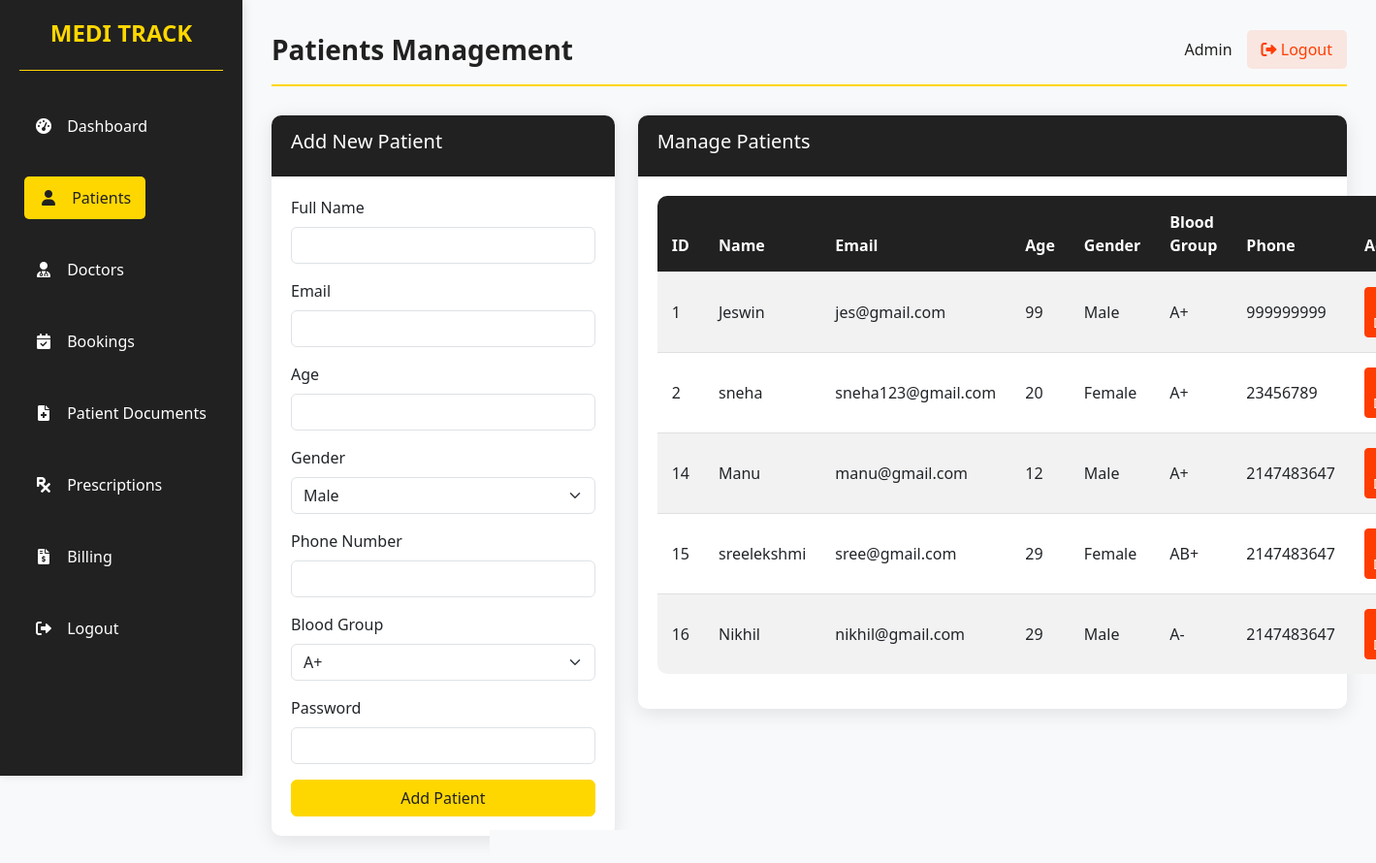
The page /admin_patient.php (signed in) on the database its author committed.
### tables this page shows
CREATE TABLE `register` (
  `Patient_id` int(20) NOT NULL,
  `Name` varchar(20) NOT NULL,
  `Email` varchar(50) NOT NULL,
  `Age` int(20) NOT NULL,
  `Gender` varchar(20) NOT NULL,
  `Phone_no` int(20) NOT NULL,
  `Blood_group` varchar(5) NOT NULL,
  `Password` varchar(225) NOT NULL,
  `Photo` blob NOT NULL,
  `Documents` varchar(25) NOT NULL
);

### admin_patient.php (the view, shortened to what this page needs)
<?php
include 'database.php';
$stmt = $conn->prepare("SELECT * FROM register");
$stmt->execute();
$result = $stmt->get_result();
$patients = $result->fetch_all(MYSQLI_ASSOC);
?>
<!DOCTYPE html>
<html lang="en">
<head>
    <link rel="stylesheet" href="https://cdn.jsdelivr.net/npm/bootstrap@5.3.0/dist/css/bootstrap.min.css">
    <link rel="stylesheet" href="https://cdnjs.cloudflare.com/ajax/libs/font-awesome/6.0.0-beta3/css/all.min.css">
</head>
<body>
    <div class="container">
        <div class="sidebar">
            <div class="logo">
                <h2>MEDI TRACK </h2>
            </div>
            <ul class="nav">
                <li>
                    <a href="admin_dashboard.php">
                        <i class="fas fa-tachometer-alt"></i>
                        <span>Dashboard</span>
                    </a>
                </li>
                <li>
                    <a href="admin_patient.php" class="active">
                        <i class="fas fa-user"></i>
                        <span>Patients</span>
                    </a>
                </li>
                <li>
                    <a href="admin_doctors.php">
                        <i class="fas fa-user-md"></i>
                        <span>Doctors</span>
                    </a>
                </li>
                <li>
                    <a href="admin_bookings.php">
                        <i class="fas fa-calendar-check"></i>
                        <span>Bookings</span>
                    </a>
                </li>
                <li>
                    <a href="admin_patientdocuments.php">
                        <i class="fas fa-file-medical"></i>
                        <span>Patient Documents</span>
                    </a>
                </li>
                <li>
                    <a href="admin_prescriptions.php">
                        <i class="fas fa-prescription"></i>
                        <span>Prescriptions</span>
                    </a>
                </li>
                <li>
                    <a href="admin_billing.php">
                        <i class="fas fa-file-invoice-dollar"></i>
                        <span>Billing</span>
                    </a>
                </li>
                <li>
                    <a href="admin_logout.php">
                        <i class="fas fa-sign-out-alt"></i>
                        <span>Logout</span>
                    </a>
                </li>
            </ul>
        </div>
        <div class="main-content">
            <div class="header">
                <div class="logo">Patients Management</div>
                <div class="user-profile">
                    <span>Admin</span>
                    <a href="admin_logout.php"><i class="fas fa-sign-out-alt"></i> Logout</a>
                </div>
            </div>
            <div class="row">
                <div class="col-md-4">
                    <div class="card">
                        <div class="card-header">
                            <h5>Add New Patient</h5>
                        </div>
                        <div class="card-body">
                            <form method="post" action="admin_patient.php">
                                <div class="mb-3">
                                    <label for="name" class="form-label">Full Name</label>
                                    <input type="text" class="form-control" id="name" name="name" required>
                                </div>
                                <div class="mb-3">
                                    <label for="email" class="form-label">Email</label>
                                    <input type="email" class="form-control" id="email" name="email" required>
                                </div>
                                <div class="mb-3">
                                    <label for="age" class="form-label">Age</label>
                                    <input type="number" class="form-control" id="age" name="age" min="1" max="120" required>
                                </div>
                                <div class="mb-3">
                                    <label for="gender" class="form-label">Gender</label>
                                    <select class="form-select" id="gender" name="gender" required>
                                        <option value="Male">Male</option>
                                    </select>
                                </div>
                                <div class="mb-3">
                                    <label for="phone" class="form-label">Phone Number</label>
                                    <input type="tel" class="form-control" id="phone" name="phone" required>
                                </div>
                                <div class="mb-3">
                                    <label for="blood" class="form-label">Blood Group</label>
                                    <select class="form-select" id="blood" name="blood" required>
                                        <option value="A+">A+</option>
                                    </select>
                                </div>
                                <div class="mb-3">
                                    <label for="password" class="form-label">Password</label>
                                    <input type="password" class="form-control" id="password" name="password" required>
                                </div>
                                <div class="d-grid">
                                    <button type="submit" class="btn btn-primary" name="submit">Add Patient</button>
                                </div>
                            </form>
                        </div>
                    </div>
                </div>
                <div class="col-md-8">
                    <div class="card">
                        <div class="card-header">
                            <h5>Manage Patients</h5>
                        </div>
                        <div class="card-body">
                            <table class="table table-striped">
                                <thead>
                                    <tr>
                                        <th>ID</th>
                                        <th>Name</th>
                                        <th>Email</th>
                                        <th>Age</th>
                                        <th>Gender</th>
                                        <th>Blood Group</th>
                                        <th>Phone</th>
                                        <th>Actions</th>
                                    </tr>
                                </thead>
                                <tbody>
                                    <?php foreach ($patients as $patient): ?>
                                    <tr>
                                        <td><?php echo $patient['Patient_id']; ?></td>
                                        <td><?php echo $patient['Name']; ?></td>
                                        <td><?php echo $patient['Email']; ?></td>
                                        <td><?php echo $patient['Age']; ?></td>
                                        <td><?php echo $patient['Gender']; ?></td>
                                        <td><?php echo $patient['Blood_group']; ?></td>
                                        <td><?php echo $patient['Phone_no']; ?></td>
                                        <td>
                                            <form method="post" action="admin_patient.php" style="display:inline;" onsubmit="return confirm('Are you sure you want to delete this patient?');">
                                                <button type="submit" class="btn btn-danger btn-sm">
                                                </button>
                                            </form>
                                        </td>
                                    </tr>
                                    <?php endforeach; ?>
                                </tbody>
                            </table>
                        </div>
                    </div>
                </div>
            </div>
        </div>
    </div>
</body>
</html>

### admin_patient.php (style rules this page uses)
:root { --primary-color: #FFD700; --secondary-color: #212121; --accent-color: #FFC107; --text-light: #FFFFFF; --text-dark: #212121; --danger-color: #FF3D00; --success-color: #00C853; }
body { font-family: 'Segoe UI', Tahoma, Geneva, Verdana, sans-serif; margin: 0; padding: 0; background-color: #f8f9fa; display: flex; color: var(--text-dark); }
.container { display: flex; width: 100%; margin: 0; padding: 0; max-width: none; }
.sidebar { background-color: var(--secondary-color); width: 250px; height: 100vh; padding: 20px; color: var(--text-light); position: fixed; box-shadow: 2px 0 10px rgba(0, 0, 0, 0.1); }
.sidebar .logo { border-bottom: 1px solid var(--primary-color); padding-bottom: 15px; margin-bottom: 20px; }
.sidebar .logo h2 { font-size: 24px; text-align: center; color: var(--primary-color); font-weight: 700; }
.nav { list-style-type: none; padding: 0; }
.nav li { margin: 15px 0; border-radius: 5px; transition: all 0.3s ease; }
.nav li a { color: var(--text-light); text-decoration: none; font-size: 16px; display: block; padding: 10px 15px; border-radius: 5px; transition: all 0.3s ease; }
.nav li a:hover, .nav li a.active { background-color: var(--primary-color); color: var(--secondary-color); transform: translateX(5px); }
.nav li a i { margin-right: 10px; width: 20px; text-align: center; }
.main-content { flex-grow: 1; padding: 30px; margin-left: 250px; width: calc(100% - 250px); }
.header { display: flex; justify-content: space-between; margin-bottom: 30px; padding-bottom: 15px; border-bottom: 2px solid var(--primary-color); }
.header .logo { font-size: 28px; font-weight: bold; color: var(--secondary-color); }
.header .user-profile { display: flex; align-items: center; }
.header .user-profile span { margin-right: 15px; font-weight: 500; }
.header .user-profile a { color: var(--danger-color); text-decoration: none; font-weight: 500; padding: 8px 15px; border-radius: 5px; background-color: rgba(255, 61, 0, 0.1); transition: all 0.3s ease; }
.card { border: none; border-radius: 10px; box-shadow: 0 4px 20px rgba(0, 0, 0, 0.1); margin-bottom: 20px; transition: transform 0.3s ease; }
.card-header { background-color: var(--secondary-color); color: var(--text-light); border-radius: 10px 10px 0 0 !important; padding: 15px 20px; font-weight: 600; }
.card-body { padding: 20px; }
.btn-primary { background-color: var(--primary-color); border-color: var(--primary-color); color: var(--secondary-color); font-weight: 500; }
.btn-danger { background-color: var(--danger-color); border-color: var(--danger-color); }
.table { border-collapse: separate; border-spacing: 0; width: 100%; border-radius: 10px; overflow: hidden; }
.table th { background-color: var(--secondary-color); color: var(--text-light); padding: 15px; text-align: left; font-weight: 600; }
.table td { padding: 15px; border-bottom: 1px solid #e0e0e0; vertical-align: middle; }
.table tr:last-child td { border-bottom: none; }
.table tr:nth-child(even) { background-color: #f9f9f9; }

### rows shown on the page
register: Patient_id "1", Name "Jeswin", Email "jes@gmail.com", Age "99", Gender "Male", Blood_group "A+", Phone_no "999999999"
register: Patient_id "2", Name "sneha", Email "sneha123@gmail.com", Age "20", Gender "Female", Blood_group "A+", Phone_no "23456789"
register: Patient_id "14", Name "Manu", Email "manu@gmail.com", Age "12", Gender "Male", Blood_group "A+", Phone_no "2147483647"
register: Patient_id "15", Name "sreelekshmi", Email "sree@gmail.com", Age "29", Gender "Female", Blood_group "AB+", Phone_no "2147483647"
register: Patient_id "16", Name "Nikhil", Email "nikhil@gmail.com", Age "29", Gender "Male", Blood_group "A-", Phone_no "2147483647"
